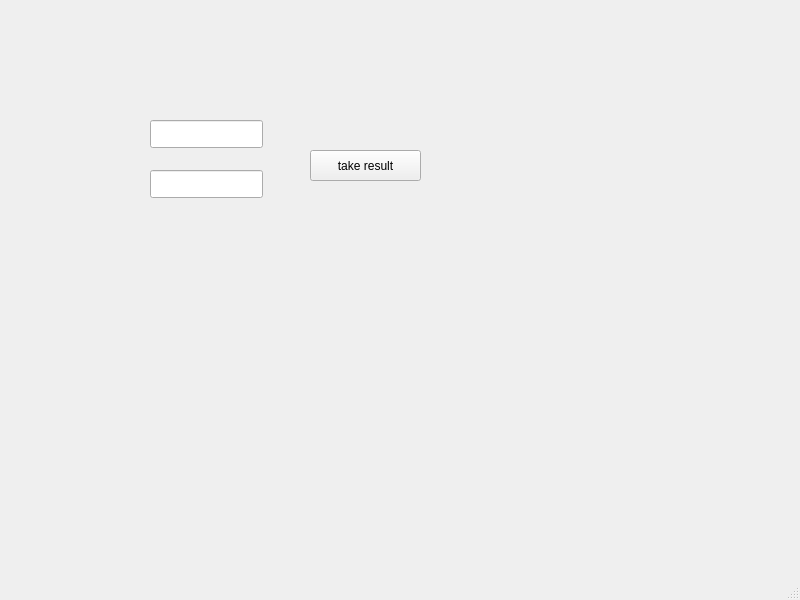
<?xml version="1.0" encoding="UTF-8"?>
<ui version="4.0">
 <class>MainWindow</class>
 <widget class="QMainWindow" name="MainWindow">
  <property name="geometry">
   <rect>
    <x>0</x>
    <y>0</y>
    <width>800</width>
    <height>600</height>
   </rect>
  </property>
  <property name="windowTitle">
   <string>MainWindow</string>
  </property>
  <widget class="QWidget" name="centralwidget">
   <widget class="QLineEdit" name="le_input">
    <property name="geometry">
     <rect>
      <x>150</x>
      <y>120</y>
      <width>113</width>
      <height>28</height>
     </rect>
    </property>
   </widget>
   <widget class="QLineEdit" name="l_result">
    <property name="geometry">
     <rect>
      <x>150</x>
      <y>170</y>
      <width>113</width>
      <height>28</height>
     </rect>
    </property>
   </widget>
   <widget class="QPushButton" name="pushButton">
    <property name="geometry">
     <rect>
      <x>310</x>
      <y>150</y>
      <width>111</width>
      <height>31</height>
     </rect>
    </property>
    <property name="text">
     <string>take result</string>
    </property>
   </widget>
  </widget>
  <widget class="QMenuBar" name="menubar">
   <property name="geometry">
    <rect>
     <x>0</x>
     <y>0</y>
     <width>800</width>
     <height>25</height>
    </rect>
   </property>
  </widget>
  <widget class="QStatusBar" name="statusbar"/>
 </widget>
 <resources/>
 <connections/>
</ui>
